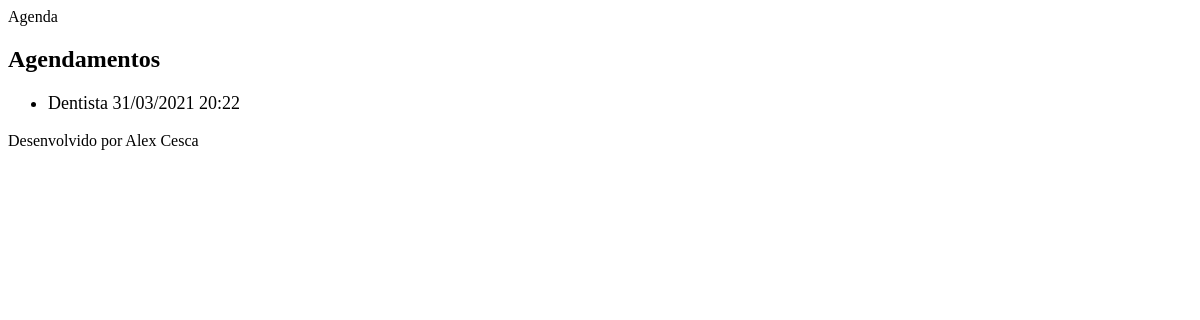
/agenda/, run on an earlier commit of the app's database.
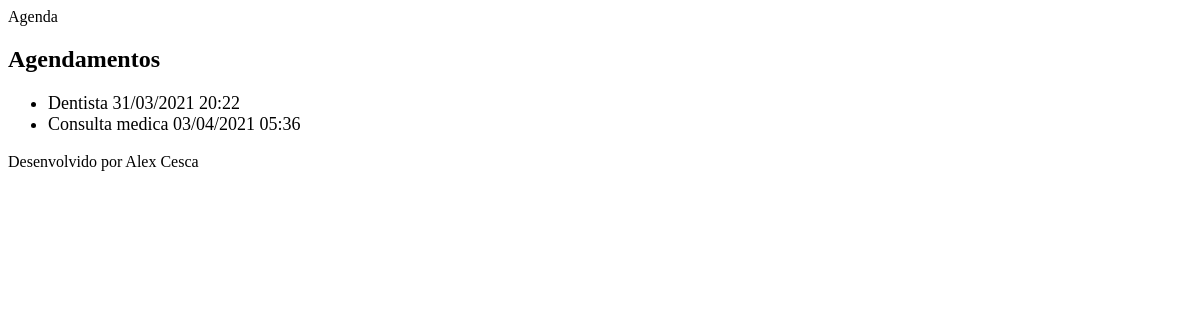
And on a later commit of the database.
### core/models.py (models this page shows, shortened)
class Evento(models.Model):
    titulo = models.CharField(max_length=100)
    descricao = models.TextField(blank=True, null=True)
    data_evento = models.DateTimeField(verbose_name='Data do Evento')
    data_criacao = models.DateTimeField(auto_now=True,verbose_name='Data de criação')  # opção para incluir a data atual nocampo
    usuario = models.ForeignKey(User,on_delete=models.CASCADE)
    class Meta:
        db_table = 'evento'
    def get_data_evento(self):
        return self.data_evento.strftime('%d/%m/%Y %H:%M')

### core/views.py (the view)
# urls.py: path('agenda/',views.lista_eventos)
def lista_eventos(request):
    usuario = request.user
    evento = Evento.objects.all()#filter(usuario = usuario)
    dados = {'eventos':evento}
    return render(request,'agenda.html',dados)

### templates/agenda.html
{% extends "model-page.html"%}
    {% block content %}
        <h2>Agendamentos</h2>
        <ul style="font-size: 18px">
            {% for evento in eventos %}
                <li>{{evento.titulo}} {{evento.get_data_evento}}</li>
            {%endfor%}
        </ul>
    {%endblock%}

### templates/model-page.html
<!DOCTYPE html>
<html lang="en">
<head>
    {%include "model-reader.html" %}
</head>
<body>
    {% block content %} {%endblock%}
    {% include "model-footer.html" %}
</body>
</html>

### templates/model-reader.html (shortened to what this page needs)
<hi>Agenda</hi>

### templates/model-footer.html
<p>Desenvolvido por Alex Cesca</p>

What changed in the data, as far as the page shows it:
added Evento: titulo "Consulta medica", get_data_evento "03/04/2021 05:36"
